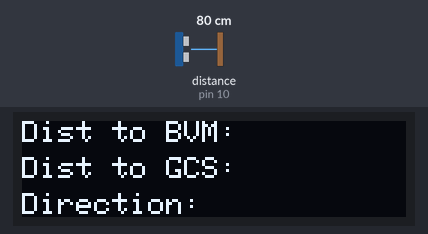
Recording of a sketch running on a simulated Arduino Uno, built with avr-gcc and run on an emulated ATmega328P. Parts: 128×32 one-colour display. Wiring (inferred from the names in the program): ultrasonic range finder: trigger pin 9; echo pin 10. Inputs (shaded band) come from the test bench; at power-on: distance to the obstacle (sensor on pin 10) 80 cm. The echo pulse lasts 58.3 µs per cm; what the sketch prints to the serial monitor is not drawn.

Above: at 1.8 s.
1.9 s: distance to the obstacle (sensor on pin 10) set to 250 cm
3.7 s: distance to the obstacle (sensor on pin 10) set to 2 cm
Timing chart, 0 to 6.7 s (numbered marks = the images above; inputs shaded):
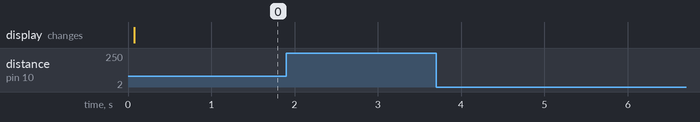

The sketch:

parallelPod.ino
```cpp
#include <Arduino_FreeRTOS.h>
#include <semphr.h>
// #include "BTP.h"
#include <SPI.h>
#include <Wire.h>
#include <Adafruit_GFX.h>
#include <Adafruit_SSD1306.h>

#define SCREEN_WIDTH 128 // OLED display width, in pixels
#define SCREEN_HEIGHT 32 // OLED display height, in pixels
#define OLED_RESET     -1 // Reset pin # (or -1 if sharing Arduino reset pin)
#define SCREEN_ADDRESS 0x3C ///< See datasheet for Address; 0x3D for 128x64, 0x3C for 128x32
Adafruit_SSD1306 display(SCREEN_WIDTH, SCREEN_HEIGHT, &Wire, OLED_RESET);

#define NUMFLAKES     10 // Number of snowflakes in the animation example
// void changeDisplay();

const int reset_pin = 13;

// Define pins for ultrasonic sensor
#define TRIGGER_PIN 9
#define ECHO_PIN 10

// Task handles
TaskHandle_t ultrasonicTaskHandle = NULL;
TaskHandle_t movePodHandle = NULL;
TaskHandle_t oledHandle = NULL;


// Semaphore for data protection
SemaphoreHandle_t ultrasonicDataMutex;

// Global variable to store ultrasonic sensor data
volatile long ultrasonicDistance = 0;

// Function prototypes
void ultrasonicTask(void *pvParameters);
void movePod(void *pvParameters);
void oledDisp(void *pvParameters);

long readUltrasonicSensor();
void changeDisplay();

void setup() {
  Serial.begin(9600);                           //Set baudrate to 9600
  Serial.println("Setups");

  Serial.println("pasqwerty");
  // // Show initial display buffer contents on the screen --
  // // the library initializes this with an Adafruit splash screen.

  // Initialize FreeRTOS
  display.begin(SSD1306_SWITCHCAPVCC, 0x3C);
  ultrasonicDataMutex = xSemaphoreCreateMutex();
  display.clearDisplay();
  // Create ultrasonic sensor task
  xTaskCreate(ultrasonicTask, "UltrasonicTask", 128, NULL, 2, &ultrasonicTaskHandle);
  xTaskCreate(movePod, "movePod", 128, NULL, 1, &movePodHandle);
  xTaskCreate(oledDisp, "oledDisp", 128, NULL, 3, &oledHandle);
  Serial.println("padsss");
}

void loop() {
  // Your main loop code (if needed)
}


void oledDisp(void *pvParameters) {
  (void)pvParameters;
  changeDisplay();
  vTaskDelay(1000 / portTICK_PERIOD_MS );
}
void ultrasonicTask(void *pvParameters) {
  (void)pvParameters;

  pinMode(TRIGGER_PIN, OUTPUT);
  pinMode(ECHO_PIN, INPUT);

  for (;;) {
    Serial.println("Read");
    // Read ultrasonic sensor
    long distance = readUltrasonicSensor();

    // Acquire the semaphore to protect shared data
    if (xSemaphoreTake(ultrasonicDataMutex, portMAX_DELAY) == pdTRUE) {
      ultrasonicDistance = distance;
      // Release the semaphore
      xSemaphoreGive(ultrasonicDataMutex);
    }

    // Print the distance
    Serial.print("Distance: ");
    Serial.print(ultrasonicDistance);
    Serial.println(" cm");

    // Add a delay to control the task execution rate
    delay(1000);
  }
}

long readUltrasonicSensor() {
  // Send a pulse to trigger the ultrasonic sensor
  digitalWrite(TRIGGER_PIN, LOW);
  delayMicroseconds(2);
  digitalWrite(TRIGGER_PIN, HIGH);
  delayMicroseconds(10);
  digitalWrite(TRIGGER_PIN, LOW);

  // Read the echo duration
  long duration = pulseIn(ECHO_PIN, HIGH);

  // Calculate the distance based on the speed of sound
  long distance = duration * 0.034 / 2;
  // Serial.println(distance);
  return distance;
}

long getUltrasonicDistance() {
  long distance;

  // Acquire the semaphore to protect shared data
  if (xSemaphoreTake(ultrasonicDataMutex, portMAX_DELAY) == pdTRUE) {
    distance = ultrasonicDistance;
    // Release the semaphore
    xSemaphoreGive(ultrasonicDataMutex);
  }

  return distance;
}

void changeDisplay(){
  //long distance = getUltrasonicDistance();
  display.clearDisplay();
  display.setTextSize(1);             // Normal 1:1 pixel scale
  display.setTextColor(SSD1306_WHITE);        // Draw white text
  display.setCursor(0,0);
  display.print(F("Dist to BVM: "));
  //display.print(distance);
  display.setCursor(0,12);
  display.print(F("Dist to GCS: "));
  // display.print(distanceBack);
  display.setCursor(0,24);
  display.print(F("Direction: "));
  // display.print(direction);
  display.display();
}

void movePod(void *pvParameters) {
  (void)pvParameters;
  for(;;) {
    Serial.println(getUltrasonicDistance());
  }
}
```
